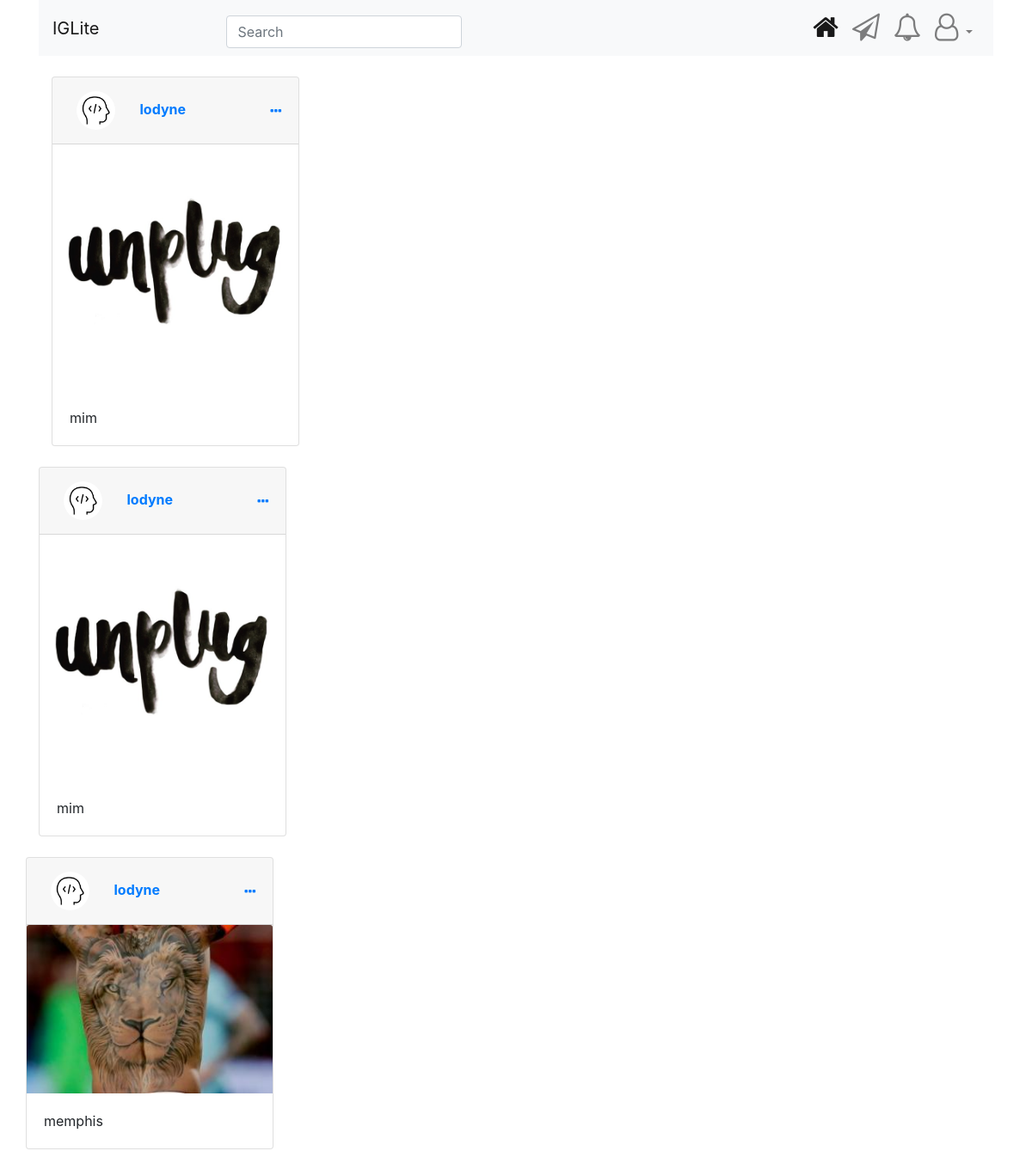
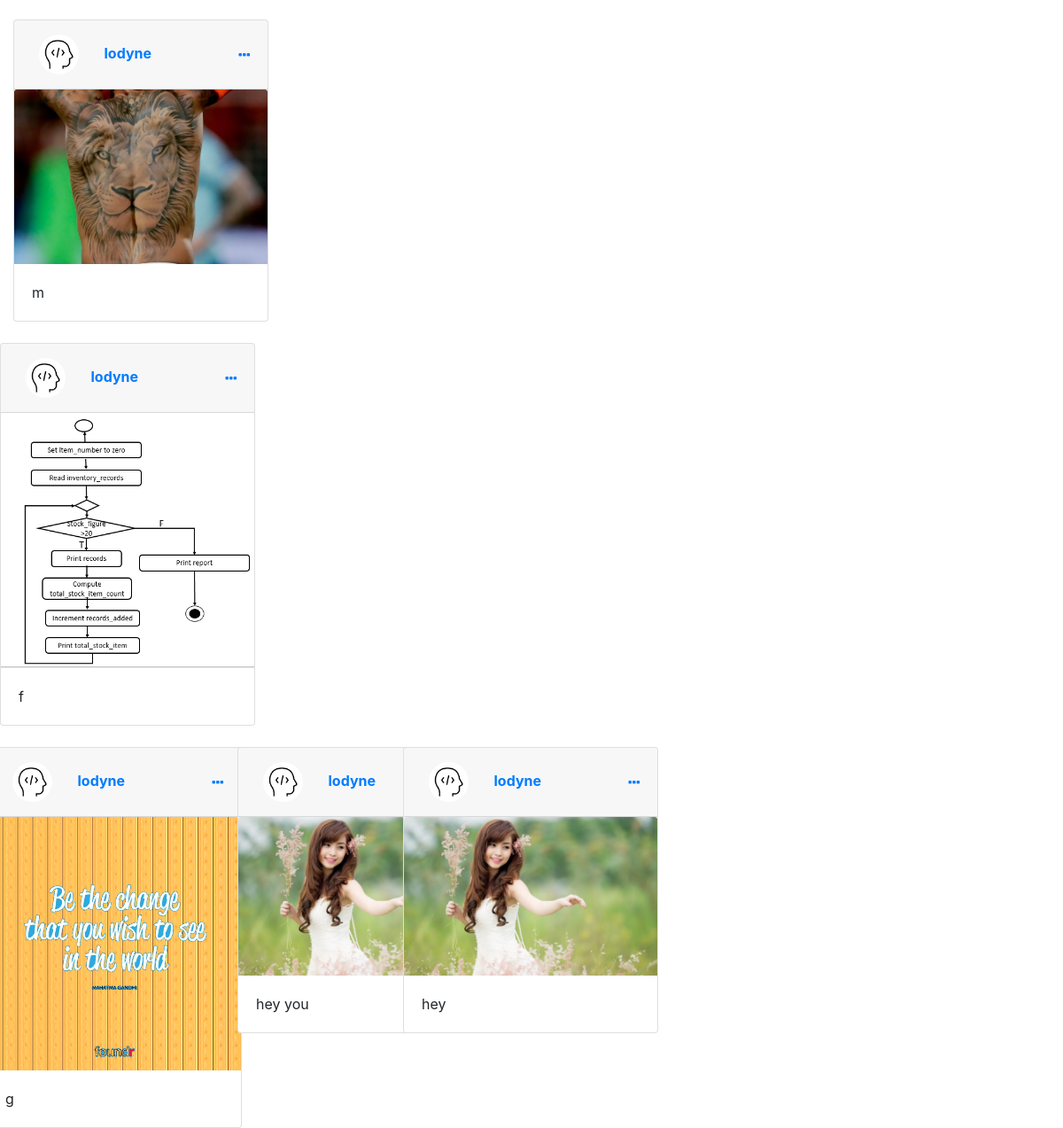
The app's page /user/lodyne, older data (2 pictures, top to bottom).
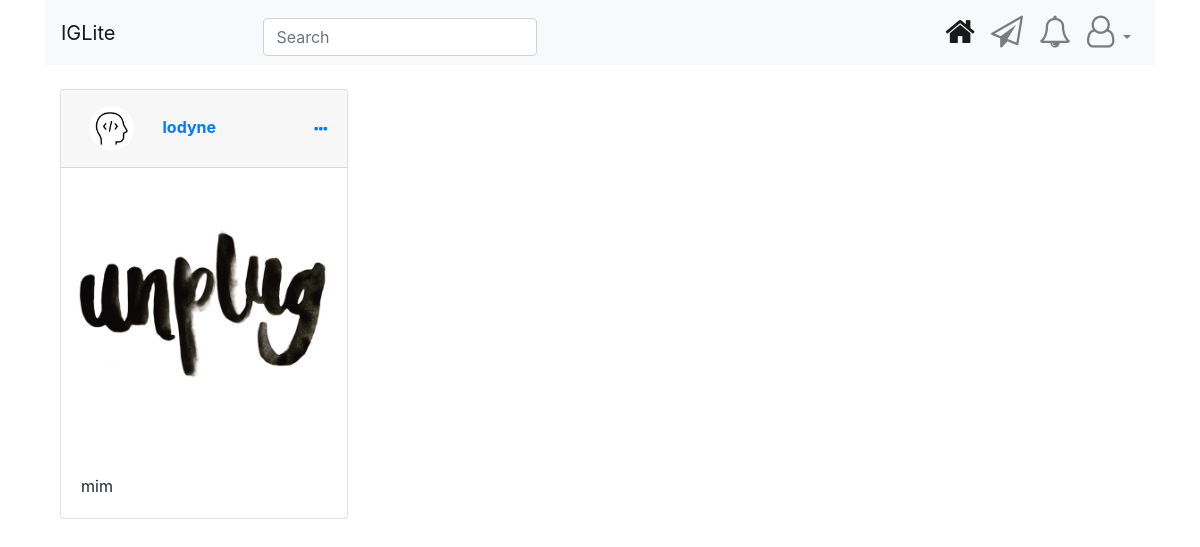
The same page, newer data.
### insta/models.py (models this page shows, shortened)
class Post(models.Model):
    caption = models.TextField()
    posts = models.ImageField(upload_to='posts/images')
    instagrammer = models.ForeignKey(
        User, on_delete=models.CASCADE, null=False, blank=True, default=None)
    ''' The function below tells the view where to redirect after post is
        created i.e. finds the url of the model object that returns the path
        to any specific instance (find the location to a specific post).
    '''

### users/models.py (models this page shows, shortened)
class Profile(models.Model):
    user = models.OneToOneField(User, on_delete=models.CASCADE)
    image = models.ImageField(default='default.jpg', upload_to='profile.jpg',
                              height_field=None, width_field=None, max_length=None)
    name = models.CharField(max_length=50, default='DEFAULT VALUE')
    website = models.URLField(max_length=50, default='DEFAULT VALUE')
    bio = models.TextField(max_length=500, default='DEFAULT VALUE')
    GENDER_CHOICES = (
        ('M', 'Male'),
        ('F', 'Female'),
    )
    gender = models.CharField(
        max_length=50, choices=GENDER_CHOICES, default='DEFAULT VALUE')

### insta/views.py (the view)
# urls.py: path('user/<str:username>', UserPostListView.as_view(), name='user-posts'),
class UserPostListView(ListView):
    model = Post
    template_name = 'insta/user_posts.html'
    context_object_name = 'posts'
    ''' The method below will be responsible to filter
        only the post by that user
    '''
    def get_queryset(self):
        user = get_object_or_404(User, username=self.kwargs.get('username'))
        return Post.objects.filter(instagrammer=user).order_by('-posts')

### insta/templates/insta/user_posts.html
{% extends 'insta/base.html' %} {% block content %}
<div class="container">
	{% for post in posts %}
	<div class="row">
		<div class="col-md-4 col-sm-6 mt-4">
			<div class="card" style="width: 18rem">
				<div class="card-header">
					<img
						class="rounded-circle my-1 ml-2"
						style="height: 45px; width: 45px"
						src="{{ post.instagrammer.profile.image.url }}"
					/>
					<strong
						><a
							class="ml-4"
							href="{% url 'user-posts' post.instagrammer.username %}"
							>{{ post.instagrammer }}</a
						></strong
					>
					<a
						data-toggle="tooltip"
						data-placement="top"
						title="update post"
						href="{% url 'post-detail' post.id %}"
						style="float: right; margin-top: 15px"
					>
						<i class="fa fa-ellipsis-h" aria-hidden="true"></i>
					</a>
				</div>
				<img src="{{post.posts.url}}" class="card-img-top" alt="..." />
				<div class="card-body">
					<p class="card-text">{{post.caption}}</p>
				</div>
			</div>
		</div>
		{% endfor %}
	</div>
</div>
{% endblock content %}

Row changes from the older to the newer data that the page shows:
removed Post: instagrammer.profile.image (placeholder picture), instagrammer "lodyne", posts (picture), caption "mim"
no longer on this page (row edited): Post: instagrammer.profile.image (placeholder picture), instagrammer "lodyne", posts (picture), caption "memphis"
no longer on this page (row edited): Post: instagrammer.profile.image (placeholder picture), instagrammer "lodyne", posts (picture), caption "m"
removed Post: instagrammer.profile.image (placeholder picture), instagrammer "lodyne", posts (picture), caption "f"
removed Post: instagrammer.profile.image (placeholder picture), instagrammer "lodyne", posts (picture), caption "g"
removed Post: instagrammer.profile.image (placeholder picture), instagrammer "lodyne", posts (picture), caption "hey you"
removed Post: instagrammer.profile.image (placeholder picture), instagrammer "lodyne", posts (picture), caption "hey"
